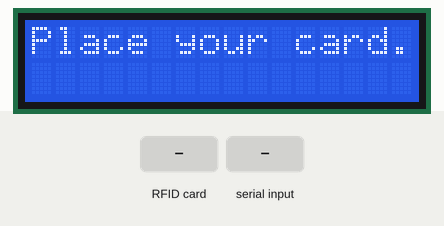
Bench run of a sketch on a simulated Arduino Uno, built with avr-gcc and run on an emulated ATmega328P. Shown: 16×2 character LCD. The test bench sets the inputs (shaded band). What the sketch prints to the serial monitor is not drawn.

Above: at 1.3 s.
1.4 s: RFID card 5E 7A 19 C4 held to the reader
2.9 s: "0\n" received over Serial
At 3.3 s:
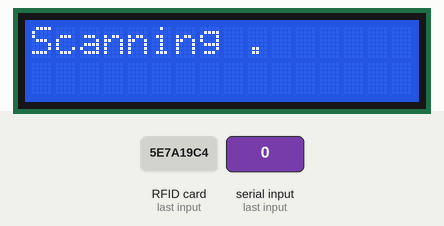
At 6.4 s:
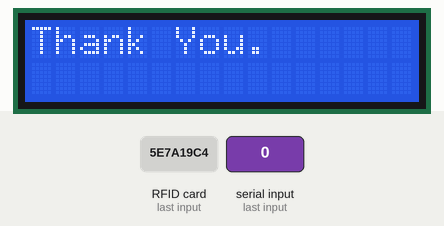
Timing chart, 0 to 7.9 s (numbered marks = the images above; inputs shaded):
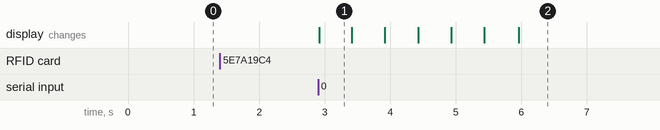

Measured:
- after the input at 1.4 s, every drawn part: stays the same
- after the input at 2.9 s, the display: changes at once (image 1)

The sketch:

arduinoCode.ino
```cpp
#include <Wire.h>
#include <LiquidCrystal_I2C.h>
#include <MFRC522.h>
#include <SPI.h>

#define RST_PIN         9
#define SS_PIN          10

MFRC522 mfrc522(SS_PIN, RST_PIN);  // Create MFRC522 instance
LiquidCrystal_I2C lcd(0x27, 16, 2); // Create LCD instance

void setup() {
  Serial.begin(115200);  // Initialize serial communication
  SPI.begin();         // Initialize SPI communication
  mfrc522.PCD_Init();   // Initialize MFRC522
  lcd.init();          // Initialize LCD
  lcd.backlight();     // Turn on LCD backlight
}

void loop() {
  lcd.clear();
  lcd.setCursor(0, 0); // Set cursor to top-left corner
  lcd.print("Place your card.");//Print message

  // Check for new card
  if ( ! mfrc522.PICC_IsNewCardPresent()) {
    return;
  }
  // Read card ID
  if ( ! mfrc522.PICC_ReadCardSerial()) {
    return;
  }

  String cardId = "";
  String response = "";

  for (byte i = 0; i < mfrc522.uid.size; i++) {
    cardId += String(mfrc522.uid.uidByte[i], HEX);
  }

  // Print the cardId to the serial for the python script to grasp it
  Serial.println(cardId);

  // Wait until receive the response
  bool stop = false;
  while(!stop){
  if(Serial.available() > 0){
      response = Serial.readStringUntil('\n');
      response.trim();
      stop = ( response.equals("0") || response.equals("1") || response.equals("2") );
    }
  }

  String output = (response.equals("0")) ? "Thank You." : (response.equals("1")) ? "No Lecture." : "Card Not Valid.";

  scanning();

  lcd.clear();
  lcd.setCursor(0, 0);
  lcd.print(output);
  delay(2500);
}


void scanning(){
  lcd.clear();
  lcd.setCursor(0, 0);
  char myString[] = "Scanning";
  int length = strlen(myString);
  lcd.print(myString);
  for (int i = 0; i < 2; i++){
    lcd.setCursor(length + 1, 0);
    lcd.print(".");
    delay(500);
    lcd.setCursor(length + 2, 0);
    lcd.print(".");
    delay(500);
    lcd.setCursor(length + 3, 0);
    lcd.print(".");
    delay(500);
    lcd.clear();
    lcd.print(myString);//Print message
  }
}
```
